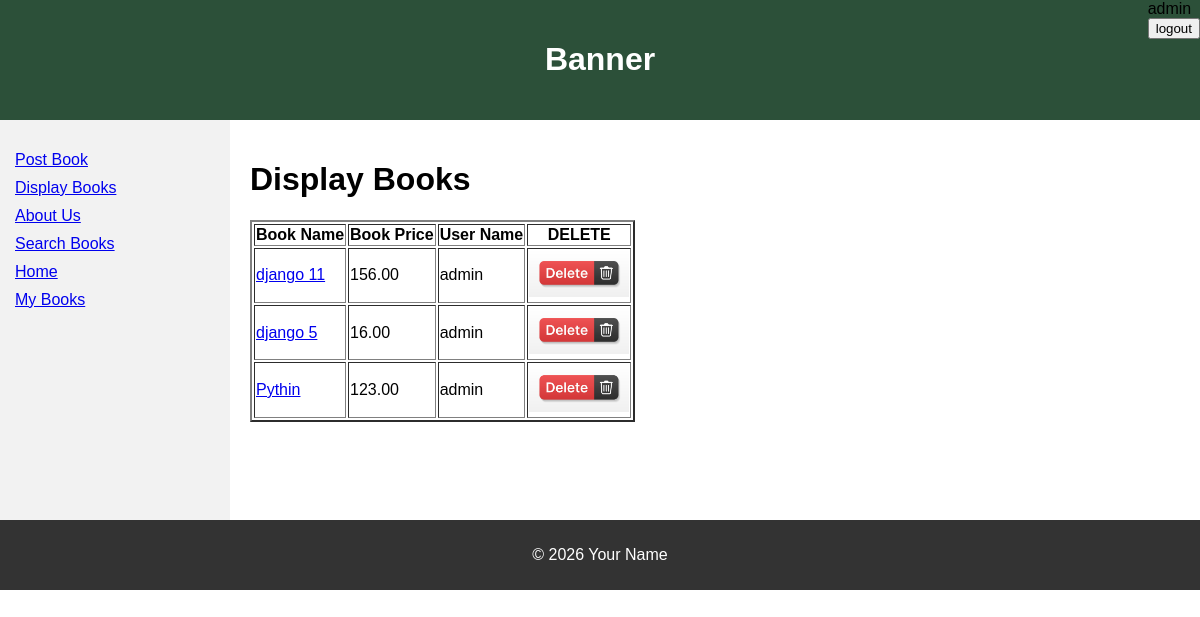
Page /mybooks (signed in) on the committed database.
### bookMng/models.py (models this page shows, shortened)
class MainMenu(models.Model):
    item = models.CharField(max_length=300, unique=True)
    link = models.CharField(max_length=300, unique=True)

class Book(models.Model):
    name = models.CharField(max_length=200)
    web = models.URLField(max_length=300)
    price = models.DecimalField(decimal_places=2, max_digits=8)
    publishdate = models.DateField(auto_now=True)
    picture = models.FileField(upload_to='bookEx/static/uploads')
    pic_path = models.CharField(max_length=300, editable=False, blank=True)
    username = models.ForeignKey(User, blank=True, null=True, on_delete=models.CASCADE)

### bookMng/views.py (the view)
# urls.py: path('mybooks', views.mybooks, name='mybooks'),
def mybooks(request):
    books = Book.objects.filter(username=request.user)
    for b in books:
        b.pic_path = b.picture.url[14:]
    return render(request,
                  'bookMng/mybooks.html',
                  {
                      'item_list': MainMenu.objects.all(),
                      'books': books
                  })

### bookEx/templates/bookMng/mybooks.html (shortened to what this page needs)
{% extends "base.html" %}
{% load static %}
{% block sidenav %}
   {% for item in item_list %}
      <li>
        <a href="{{ item.link }}">  {{ item.item }} </a>
      </li>
   {% endfor %}
{% endblock sidenav %}
{% block content %}
   <h1>Display Books</h1>
   <table border="2" >
      <tr>
          <th>
              Book Name
          </th>
          <th>
              Book Price
          </th>
          <th>
              User Name
          </th>
          <th>
              DELETE
          </th>
      </tr>
   {% for book in books %}
       <tr>
         <td>
        <a href="book_detail/{{ book.id }}">  {{ book.name }} </a>
         </td>
         <td>
            {{ book.price }}
         </td>
          <td>
            {{ book.username }}
         </td>
         <td>
            <a href="book_delete/{{ book.id }}">
                <img src="{% static 'delete_button.jpg' %}" width="100" />
         </td>
      </tr>
   {% endfor %}
   </table>
{% endblock content %}

### bookEx/templates/base.html (shortened to what this page needs)
{% load static %}
<!DOCTYPE html>
<html lang="en">
<head>
    <link rel="stylesheet" href="../static/main.css">
    <link rel="stylesheet" href="{% static 'table_format.css' %}" type="text/css" />
     <link rel="stylesheet" href="{% static 'message_box.css' %}">
</head>
<body>
    <span style="float: right;">
        {% if user.is_authenticated %}
           {{ user.username}}
           <form action="{% url 'logout' %}?next=/" method="post">
               <button type="submit">logout</button>
           </form>
        {% else %}
           Not Logged in
           <a href="{% url 'login' %}?next=/">login</a>
        {% endif %}
    </span>
    <header class="banner">
        <h1>Banner</h1>
    </header>
    <div class="container">
        <nav class="menu">
            <ul>
                {% block sidenav %}{% endblock sidenav %}
            </ul>
        </nav>
        <main class="content">
                {% block content %}{% endblock content %}
        </main>
    </div>
    <footer class="footer">
        <p>© 2026 Your Name</p>
    </footer>
</body>
</html>

### bookEx/static/main.css (style rules this page uses)
body { margin: 0; font-family: Arial, sans-serif; }
.banner { background-color: #2c5039; color: white; text-align: center; padding: 20px; }
.container { display: flex; min-height: 400px; }
.menu { width: 200px; background-color: #f2f2f2; padding: 15px; }
.menu ul { list-style: none; padding: 0; }
.menu li { margin-bottom: 10px; }
.content { flex: 1; padding: 20px; background-color: #ffffff; }
.footer { background-color: #333; color: white; text-align: center; padding: 10px; }

### rows in the picture
MainMenu: item "Post Book"
MainMenu: item "Display Books"
MainMenu: item "About Us"
MainMenu: item "Search Books"
MainMenu: item "Home"
MainMenu: item "My Books"
Book: name "django 11", price "156.00", username "admin"
Book: name "django 5", price "16.00", username "admin"
Book: name "Pythin", price "123.00", username "admin"

### other values in the picture
{{ user.username }} "admin"
